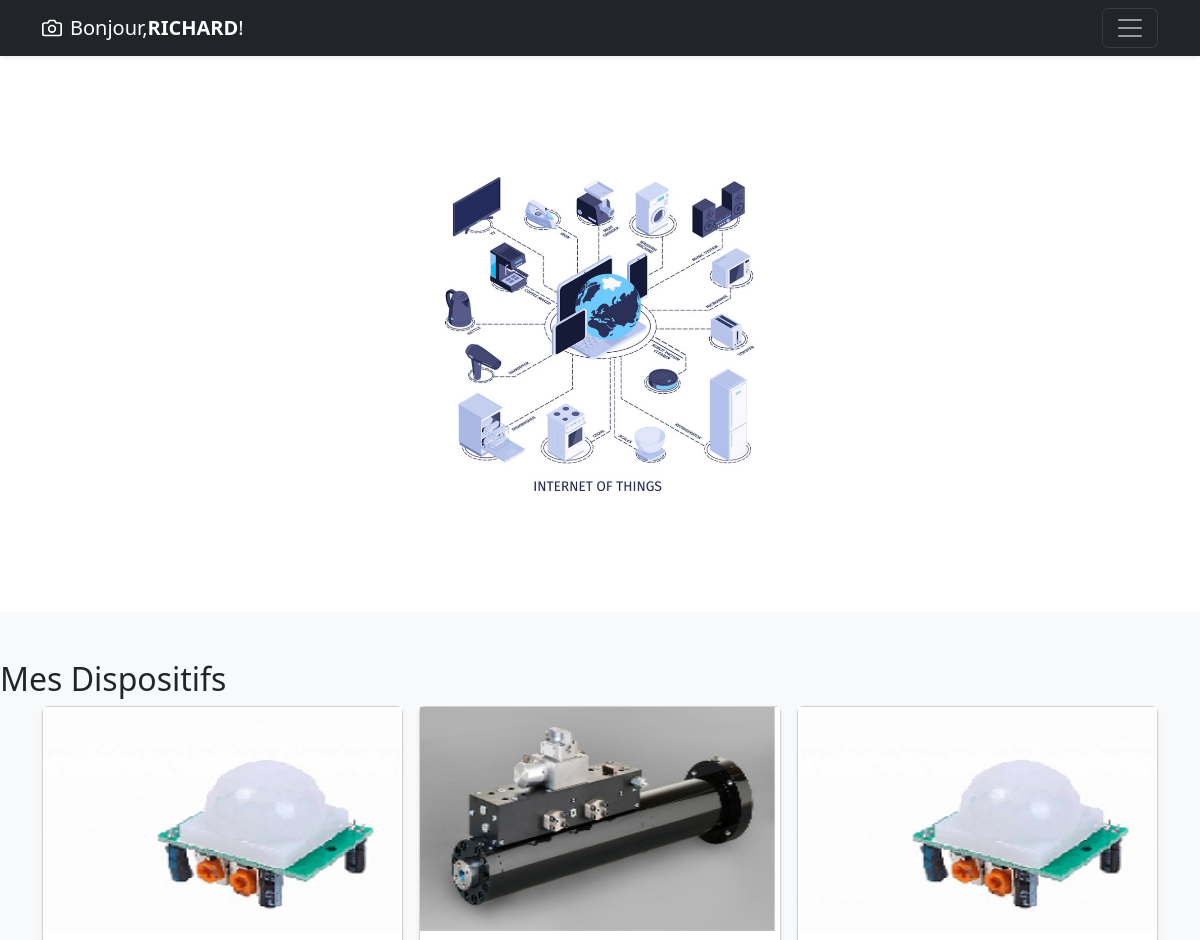
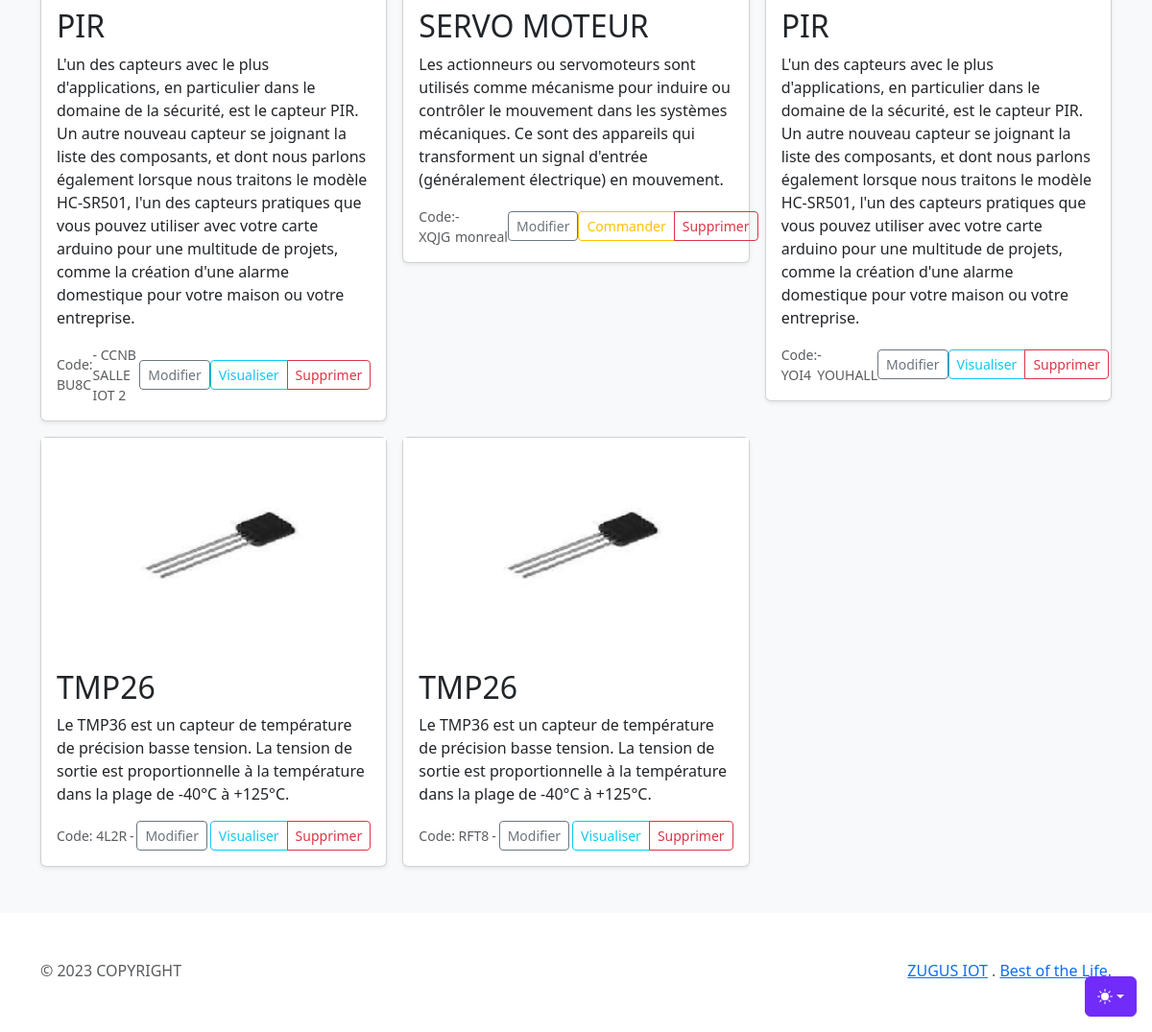
The page /accounts/customer_dispositif (signed in) on the database its author committed (2 pictures, top to bottom).
### account/models.py (models this page shows, shortened)
class User(AbstractUser):
    username = models.CharField(max_length=150, unique=True, blank=True, null=True)
    email = models.EmailField(unique=True)
    adresse = models.CharField(max_length=100)
    USERNAME_FIELD = 'email'
    REQUIRED_FIELDS = ['first_name', 'last_name', 'username']

class UserDispositif(models.Model):
    user = models.ForeignKey(settings.AUTH_USER_MODEL, on_delete=models.CASCADE)
    dispositif = models.ForeignKey(Dispositif, on_delete=models.CASCADE)
    code = models.CharField(max_length=4, blank=True)
    localisation = models.CharField(max_length=200, blank=True)  # Ajout du champ localisation

class Dispositif(models.Model):
    TYPE_CAPTEUR = 'CAPTEUR'
    TYPE_ACTUATEUR = 'ACTUATEUR'
    TYPE_CHOICES = (
        (TYPE_CAPTEUR, 'Capteur'),
        (TYPE_ACTUATEUR, 'Actuateur'),
    )
    id_dispositif = models.AutoField(primary_key=True)
    nom = models.CharField(max_length=200)
    type = models.CharField(max_length=200,choices=TYPE_CHOICES,default=TYPE_CAPTEUR)
    image = models.ImageField(upload_to='images/')  # Configuration des medias
    description = models.TextField()
    localisation = models.CharField(max_length=200, blank=True)
    code = models.CharField(max_length=4, blank=True)

### account/views.py (the view)
# urls.py: path('customer_dispositif', mes_dispositifs, name='liste_dispositifs_utilisateur'),
@login_required
def mes_dispositifs(request):
    user_dispositifs = UserDispositif.objects.filter(user=request.user)
    return render(request, 'account/mes_dispositifs.html', {'user_dispositifs': user_dispositifs})

### account/templates/account/mes_dispositifs.html
{% extends './base.html' %}
            {% block content %}
            <div class="album py-5 bg-body-tertiary">
                <h2>Mes Dispositifs</h2>
                <div class="container">
                  <div class="row row-cols-1 row-cols-sm-2 row-cols-md-3 g-3">
                    {% if user_dispositifs %}
                        {% for ud in user_dispositifs %}
                            <div class="col">
                            <div class="card shadow-sm">
                            <img src="{{ ud.dispositif.image.url }}"  width="100%" height="225" alt="{{ ud.dispositif.nom}}">
                            <div class="card-body">
                            <h2>{{ ud.dispositif.nom }}</h2>
                            <p class="card-text">{{ ud.dispositif.description }}</p>
                            <div class="d-flex justify-content-between align-items-center">
                            <small class="text-muted">Code: {{ ud.code }}</small>
                            <small class="text-muted">- {{ ud.localisation }}</small>
                            <a href="{% url 'modifier_dispositif' ud.id %}" class="btn btn-outline-secondary btn-sm">Modifier</a>
                            <div class="btn-group">
                                {% if ud.dispositif.type == "CAPTEUR" %}
                                <a href="{% url 'visualiser_capteur' ud.id %}" class="btn btn-outline-info btn-sm">Visualiser</a>
                                {% else %}
                                <button type="button" class="btn btn-sm btn-outline-warning">Commander</button>
                                {% endif %}
                                <a href="{% url 'supprimer_dispositif' ud.id %}" class="btn btn-outline-danger btn-sm">Supprimer</a>
                            </div>
                            </div>
                            </div>
                            </div>
                            </div>
                        {% endfor %}
                    {% else %}
                        <p>Vous n'avez pas encore choisi de dispositifs.</p>
                    {% endif %}
                </div>
                </div>
                </div>
            {% endblock %}

### account/templates/account/account_menu.html (shortened to what this page needs)
<div class="dropdown position-fixed bottom-0 end-0 mb-3 me-3 bd-mode-toggle">
  <button class="btn btn-bd-primary py-2 dropdown-toggle d-flex align-items-center"
          id="bd-theme"
          type="button"
          aria-expanded="false"
          data-bs-toggle="dropdown"
          aria-label="Toggle theme (auto)">
    <svg class="bi my-1 theme-icon-active" width="1em" height="1em"><use href="#circle-half"></use></svg>
  </button>
</div>
<header data-bs-theme="dark">
<div class="navbar navbar-dark bg-dark shadow-sm">
<div class="container">
  <a href="#" class="navbar-brand d-flex align-items-center">
    {% if request.user.is_authenticated %}
    Bonjour, <strong>{{ request.user.first_name }}</strong>!
    {% else %}
    <a href="{% url 'Login' %}">Connexion</a>
    {% endif %}
  </a>
  <button class="navbar-toggler" type="button" data-bs-toggle="collapse" data-bs-target="#navbarHeader" aria-controls="navbarHeader" aria-expanded="false" aria-label="Toggle navigation">
    <span class="navbar-toggler-icon"></span>
  </button>
</div>
</div>
</header>

### account/templates/account/base.html (style rules this page uses)
.bi { vertical-align: -.125em; fill: currentColor; }
.btn-bd-primary { --bd-violet-bg: #712cf9; --bd-violet-rgb: 112.520718, 44.062154, 249.437846; --bs-btn-font-weight: 600; --bs-btn-color: var(--bs-white); --bs-btn-bg: var(--bd-violet-bg); --bs-btn-border-color: var(--bd-violet-bg); --bs-btn-hover-color: var(--bs-white); --bs-btn-hover-bg: #6528e0; --bs-btn-hover-border-color: #6528e0; --bs-btn-focus-shadow-rgb: var(--bd-violet-rgb); --bs-btn-active-color: var(--bs-btn-hover-color); --bs-btn-active-bg: #5a23c8; --bs-btn-active-border-color: #5a23c8; }
.bd-mode-toggle { z-index: 1500; }

### rows shown on the page
User: user.first_name "RICHARD"
UserDispositif: dispositif.image (picture), dispositif.nom "PIR", dispositif.description "L'un des capteurs avec le plus d'applications, en particulier dans le domaine de la sécurité, est le capteur PIR. Un autre nouveau capteur se joignant la liste des composants, et dont nous parlons également lorsque nous traitons le modèle HC-SR501, l'un des capteurs pratiques que vous pouvez utiliser avec votre carte arduino pour une multitude de projets, comme la création d'une alarme domestique pour votre maison ou votre entreprise.", code "BU8C", localisation "CCNB SALLE IOT 2", shows "Visualiser"
UserDispositif: dispositif.image (picture), dispositif.nom "SERVO MOTEUR", dispositif.description "Les actionneurs ou servomoteurs sont utilisés comme mécanisme pour induire ou contrôler le mouvement dans les systèmes mécaniques. Ce sont des appareils qui transforment un signal d'entrée (généralement électrique) en mouvement.", code "XQJG", localisation "monreal", shows "Commander"
UserDispositif: dispositif.image (picture), dispositif.nom "PIR", dispositif.description "L'un des capteurs avec le plus d'applications, en particulier dans le domaine de la sécurité, est le capteur PIR. Un autre nouveau capteur se joignant la liste des composants, et dont nous parlons également lorsque nous traitons le modèle HC-SR501, l'un des capteurs pratiques que vous pouvez utiliser avec votre carte arduino pour une multitude de projets, comme la création d'une alarme domestique pour votre maison ou votre entreprise.", code "YOI4", localisation "YOUHALL", shows "Visualiser"
UserDispositif: dispositif.image (picture), dispositif.nom "TMP26", dispositif.description "Le TMP36 est un capteur de température de précision basse tension. La tension de sortie est proportionnelle à la température dans la plage de -40°C à +125°C.", code "4L2R", shows "Visualiser"
UserDispositif: dispositif.image (picture), dispositif.nom "TMP26", dispositif.description "Le TMP36 est un capteur de température de précision basse tension. La tension de sortie est proportionnelle à la température dans la plage de -40°C à +125°C.", code "RFT8", shows "Visualiser"
